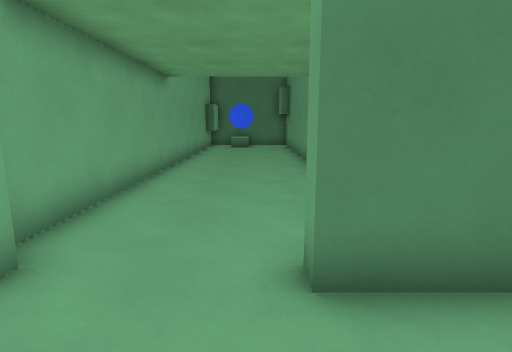
View 1 (above)

14 first-person views from a walk through a Godot game level. The camera is 1.5 m above the floor, tilts 10° down and sees 80° across. The floor is counted in squares, 1 m on a side. Each view is taken from the middle of a square. On the plan, view 1 faces up. The plan holds only what a view shows up to about 15 squares ahead; the rest is blank. The place goes on beyond the plan. Characters and animated objects are left out. Surface patterns are stand-ins for the level's own textures.

View 2
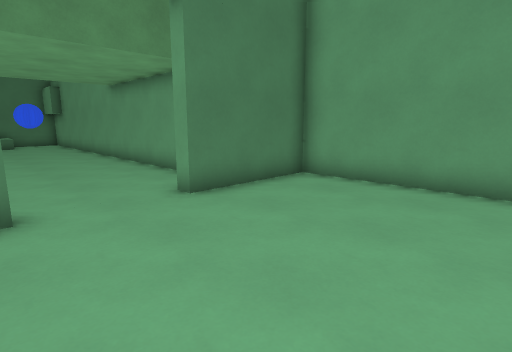

View 3
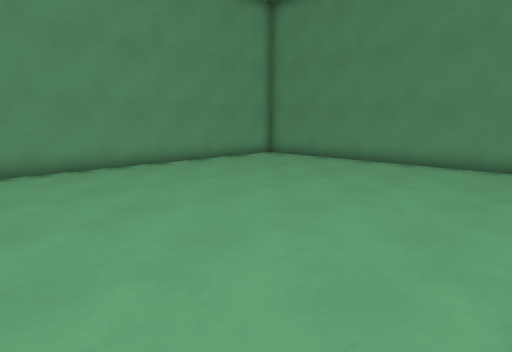

View 4
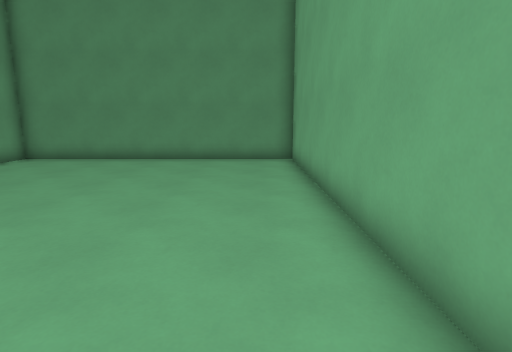

View 5
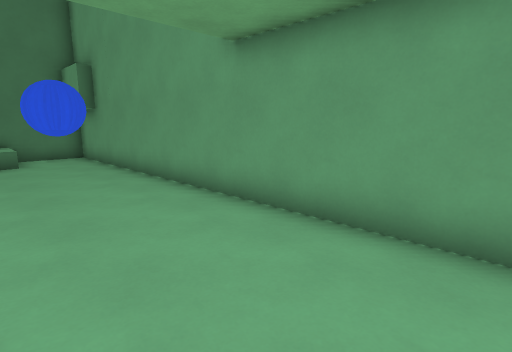

View 6
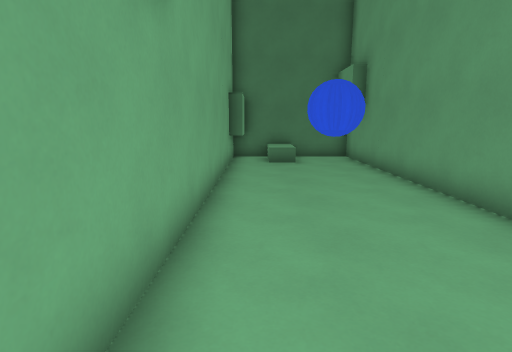

View 7
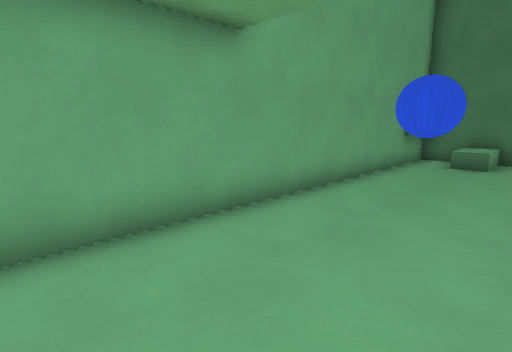

View 8
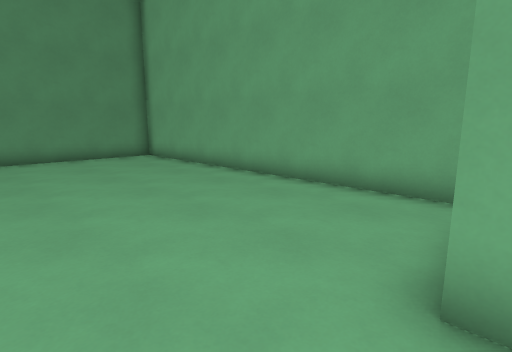

View 9
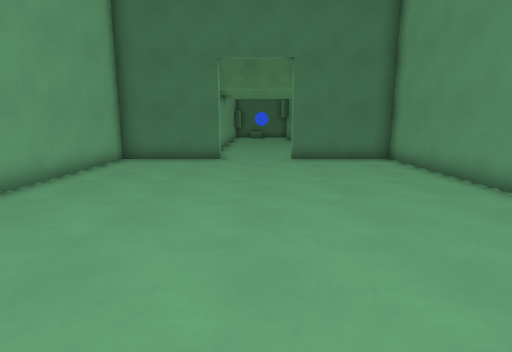

View 10
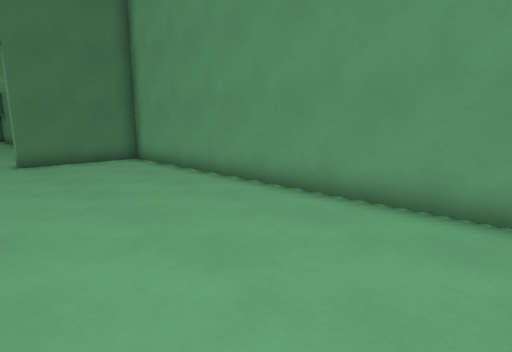

View 11
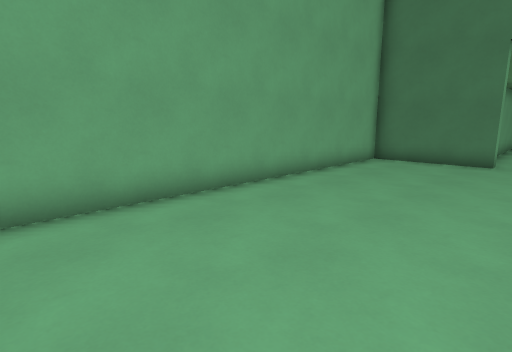

View 12
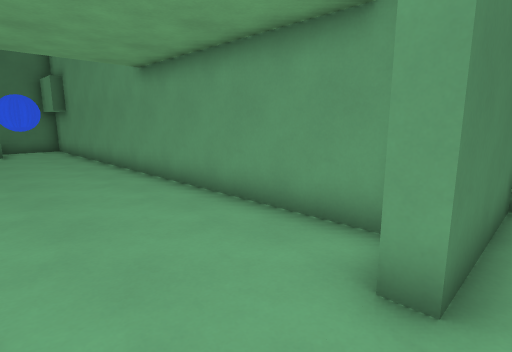

View 13
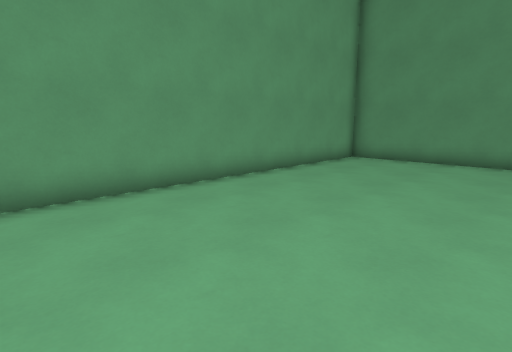

View 14
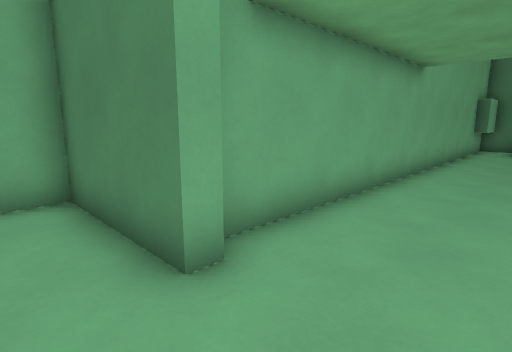

### Floor plan
Points are (right, up) in squares from view 1. A wall is a line through its corners. A room is listed if a view was taken in it or the views show most of it. See-through windows are left out.
Room 1 (views 1, 2, 3, 4, 5, 6, 7, 8, 9, 10, 11, 12, 13, 14)
walls: (-2.5, 3.1) (-2.5, 2.5) (-6.5, 2.5) (-6.5, -10.5) (4.5, -10.5) (4.5, 2.5) (0.5, 2.5) (0.5, 3); (2, 3.5) (2, 20.5) (-3, 20.5) (-3, 3.4); (-2.5, 20.1) (-2.5, 18.5)

Where each view was taken, in squares from view 1:
view 1: 0 up, 0 right, facing up
view 2: 3 down, 3 left, facing up-right
view 3: 1 up, 6 left, facing down-right
view 4: 2 up, 5 left, facing down
view 5: 6 up, 2 left, facing up-right
view 6: 7 up, 2 left, facing up
view 7: 7 up, 1 right, facing up-left
view 8: 3 up, 0 right, facing down-left
view 9: 10 down, 1 left, facing up
view 10: 10 down, 1 left, facing up-right
view 11: 10 down, 1 left, facing up-left
view 12: 2 up, 2 left, facing up-right
view 13: 2 up, 2 left, facing down-right
view 14: 1 up, 0 right, facing up-left
